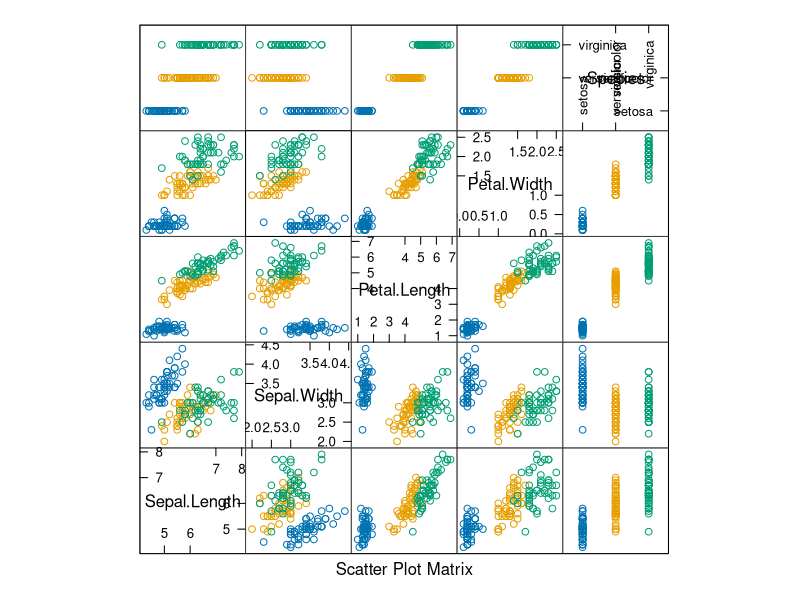

Reproduce this figure in R. (Note: this script raises an error after producing the figure.)
## ---- chunk 1
library(lattice)
library(MASS)
library(e1071)
library(corrplot)
library(latticeExtra)
library(boot)
library(mvtnorm)
library(knitr)
library(mvtnorm)
library(plyr)


my.qda <- function(x, data, ...) {
  out <- qda(x, data, ...)
  out$data <- data
  out
}
simple.predict.da <- function(...) predict(...)$class

make.data <- function(groups, model, size, groups.name = "Species") {
  ind <- sample(seq_along(levels(groups)), size = size, replace = TRUE)
  ind = ind[order(ind)]
  res <- data.frame(name = factor(levels(groups)[ind], levels = levels(groups)))
  names(res) <- groups.name
  counter = count(res)[2]
  classes_data = Map(function(i) rmvnorm(counter[i, ], mean = as.numeric(
  model$means[i, ]), sigma = model$cov[[i]]),
  seq_along(levels(groups)))
  classes_data = Reduce(rbind, classes_data)
  res = cbind(res, classes_data)
  colnames(res) <- c(groups.name, colnames(model$cov[[1]]))
  rownames(res) <- NULL
  res
}

## ---- chunk 2
iris.data <- subset(iris, select = -Species)
means <- aggregate(iris.data, list(groups = iris$Species), mean)
means
covs = by(iris.data, iris$Species, cov)
model <- list(cov = covs, means = means[, -1, drop = FALSE])
## ---- chunk 3

boot.data <- make.data(iris$Species, model, 300)
splom(iris, groups = iris$Species)
splom(boot.data, groups = boot.data$Species)

## ---- chunk 4

b.model <- boot(iris, function(data) {
  tn <- tune(qda, Species ~ ., data = data, predict.func = simple.predict.da,
  tunecontrol = tune.control(sampling = "fix", fix = 1/2))
  return(tn$best.performance)
  }, R = 999, sim = "parametric", ran.gen = function(data, param) make.data(param$groups, param$model, 300), mle = list(groups = iris$Species,
      model = model))

plot(b.model, index = 1)
## ---- chunk 5
boot.ci(b.model, type="perc")
